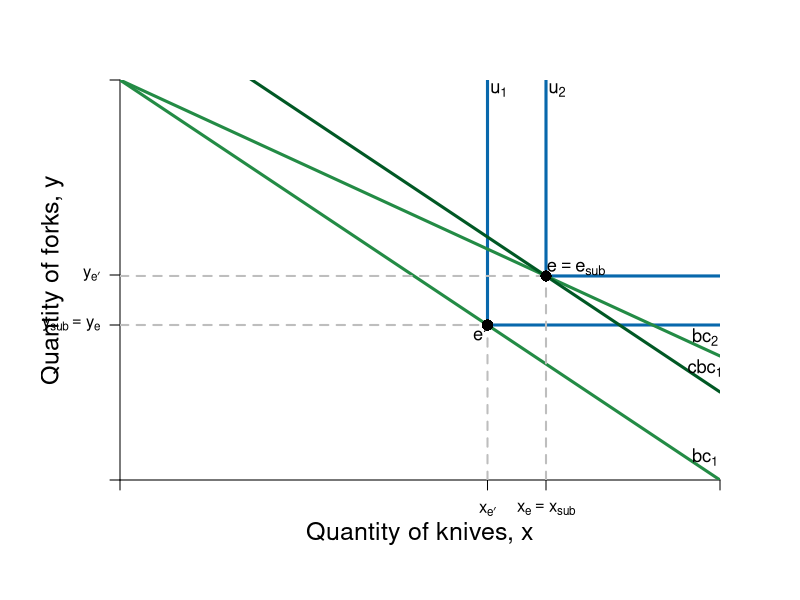

This chart was generated by the following R code:
#Graph Designer: Simon Halliday
#Authors: Bowles, Foley and Halliday
#Title: Coordination, Conflict and Competition: A Text in Microeconomics

library(shape)
require(shape)
pdf(file = "indmarketdemand/decomposition_leontieff.pdf", width = 10, height = 8)

#Set parameters for graphics
axislabelsize <- 1.5
labelsize <- 1.1
graphlinewidth <- 3
segmentlinewidth <- 2

COL <- c("#7fc97f", "#beaed4", "#fdc086", "#ffff99", "#386cb0", "#f0027f", "#bf5b17", "#666666")
COLA <- c("#e0f3db", "#99d8c9","#66c2a4","#41ae76", "#238b45", "#005824")
COLB <- c("#c6dbef", "#4eb3d3", "#2b8cbe", "#0868ac","#084081")
COLC <- c("#fcfbfd", "#efedf5", "#dadaeb", "#bcbddc", "#9e9ac8", "#807dba", "#6a51a3", "#54278f", "#3f007d")

#Edited the margins to cater for the larger LHS labels
par(mar =  c(6, 6, 4, 4))

#Original budget constraint and pivoted budget constraint

bc1 <- function(x,y) {
  40 - .5*x
}

bc2 <- function(x, y) {
  40 - .345*x
}


#Compensated budget constraint parallel to bc1

cbc1 <- function(x, y) {
  48.8 - .5*x
}

#Add limits on axes and levels of utility for each indifference curve
ylims <- c(0, 40)
xlims <- c(0, 80)

npts <- 501 
x <- seq(xlims[1], xlims[2], length.out = npts)
y <- seq(ylims[1], ylims[2], length.out = npts) 

plot(0, 0, xlim = xlims, ylim = ylims, type = "n",
     xlab = expression(paste("")),
     ylab = expression(paste("")), 
     xaxt = "n", 
     yaxt = "n", 
     cex.lab = axislabelsize, 
     bty = "n", 
     xaxs="i", 
     yaxs="i"
)

#x and y limits with plain axes without ticks/numbers to match previous graph

ticksx <- c(0, 49, 56.8, xlims[2])
xlabels <- c(NA, expression(paste(x[e*minute])), expression(paste(x[e] == x[sub])), NA)
ticksy <- c(0, bc1(39), bc1(49), ylims[2])
ylabels <- c(NA, expression(paste(y[e*minute])), expression(paste(y[sub] == y[e])), NA )

axis(1, at = ticksx,  pos = 0, labels = xlabels)
axis(2, at = ticksy,  pos = 0, labels = ylabels, las = 1)

npts <- 500 
xx1 <- seq(xlims[1], xlims[2], length.out = npts)
xx2 <- seq(0, xlims[2], length.out = npts)
xx3 <- seq(xlims[1], 0, length.out = npts)
xx4 <- seq(-11, 0, length.out = npts)

#Utility functions 
segments(56.8, bc2(56.8), 56.8, ylims[2], lty = 1, col = COLB[4] , lwd = graphlinewidth)
segments(56.8, bc2(56.8), xlims[2], bc2(56.8), lty = 1, col = COLB[4] , lwd = graphlinewidth)

segments(49, bc1(49), 49, ylims[2], lty = 1, col = COLB[4] , lwd = graphlinewidth)
segments(49, bc1(49), xlims[2], bc1(49), lty = 1, col = COLB[4] , lwd = graphlinewidth)

#Axis labels
mtext(expression(paste("Quantity of knives, x")), side = 1, line = 2.5, cex = axislabelsize)
text(-9, 0.5*ylims[2], expression(paste("Quantity of forks, y")), xpd = TRUE, cex = axislabelsize, srt = 90) 

lines(xx1, bc1(xx1, y), col = COLA[5], lwd = graphlinewidth)
lines(xx1, bc2(xx1, y), col = COLA[5], lwd = graphlinewidth)
lines(xx1, cbc1(xx1, y), col = COLA[6], lwd = graphlinewidth)


#Label curves

text(50.5, 39, expression(u[1]), cex = labelsize)
text(58.25, 39, expression(u[2]), cex = labelsize)
text(78, bc1(78)+1.3, expression(bc[1]), cex = labelsize)
text(78, bc2(78)+1.2, expression(bc[2]), cex = labelsize)
text(78, cbc1(78)+1.4, expression(cbc[1]), cex = labelsize)

#Label points e-sub, e, e'

text(60.8, bc2(56.8)+.7, expression(paste(e == e[sub])), cex = labelsize)

#text(57.8, bc2(56.8)+.8, expression(paste("e")), cex = labelsize)
segments(56.8, 0, 56.8, bc2(x = 56.8), lty = 2, col = "gray", lwd = segmentlinewidth)
segments(0, bc2(x = 56.8), 56, bc2(x = 56.8), lty = 2, col = "gray", lwd = segmentlinewidth)
points(56.8, bc2(x = 56.8), pch = 16, col = "black", cex = 1.5)

text(49 - 1, bc1(49) - .9, expression(paste(e*minute)), cex = labelsize)
segments(49, 0, 49, bc1(49), lty = 2, col = "gray", lwd = segmentlinewidth)
segments(0, bc1(49), 49, bc1(49), lty = 2, col = "gray", lwd = segmentlinewidth)
points(49, bc1(49), pch = 16, col = "black", cex = 1.5)

#Label y-sub,x-sub,etc. on axes

#text(59, -.9, expression(paste(x[e] == x[sub])), xpd = TRUE, cex = labelsize)
#text(49, -.9, expression(paste(x[e*minute])),  xpd = TRUE,  cex = labelsize)
#text(56, -.9, expression(paste("x"[e])),  xpd = TRUE, cex = labelsize)

#text(-2, bc1(39)+.5, expression(paste(y[sub] == y[e])), xpd = TRUE, cex = labelsize)
#text(-2, bc1(39)-1, expression(paste(" = y"[e])),  xpd = TRUE, cex = labelsize)
#text(-2, bc1(49)+.5, expression(paste(y[e*minute])),  xpd = TRUE,  cex = labelsize)

dev.off()
